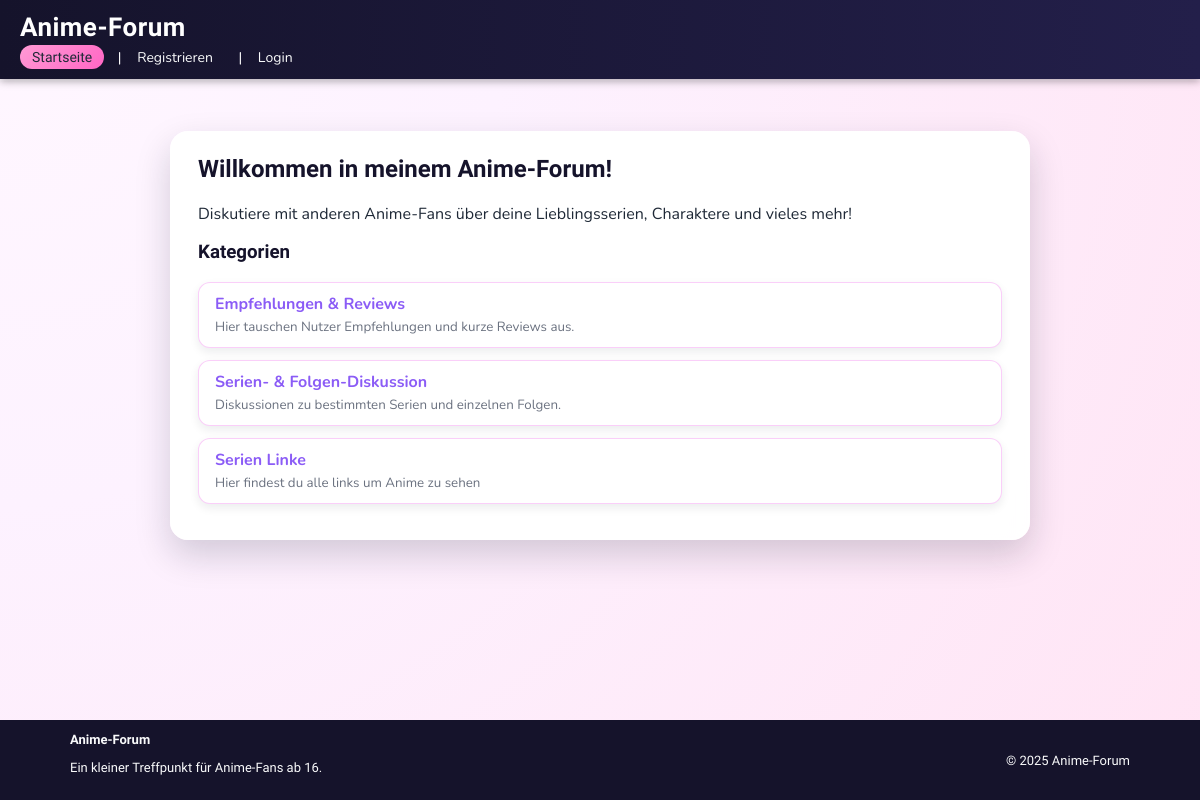
The page / on the database its author committed.
### tables this page shows
CREATE TABLE `kategorien` (
  `kategorie_id` int(11) NOT NULL,
  `name` varchar(100) NOT NULL,
  `beschreibung` varchar(255) DEFAULT NULL
);

### index.php (the view, shortened to what this page needs)
<?php
require_once 'db.php';
$sql = "SELECT kategorie_id, name, beschreibung FROM kategorien";
$ergebnis = $verbindung->query($sql);
?>
<?php require 'header.php'; ?>
<div class="page-box">
    <h2>Willkommen in meinem Anime-Forum!</h2>
    <p>Diskutiere mit anderen Anime-Fans über deine Lieblingsserien, Charaktere und vieles mehr!</p>
    <h3>Kategorien</h3>
    <ul>
        <?php if ($ergebnis && $ergebnis->num_rows > 0): ?>
            <?php while ($zeile = $ergebnis->fetch_assoc()): ?>
                <li>
                    <div class="card">
                        <a href="kategorie.php?id=<?php echo (int)$zeile['kategorie_id']; ?>">
                            <strong><?php echo htmlspecialchars($zeile['name']); ?></strong>
                        </a>
                        <br>
                        <small><?php echo htmlspecialchars($zeile['beschreibung']); ?></small>
                    </div>
                </li>
            <?php endwhile; ?>
        <?php else: ?>
            <li>Es sind noch keine Kategorien vorhanden.</li>
        <?php endif; ?>
    </ul>
</div>
<?php require 'footer.php'; ?>

### style.css (style rules this page uses)
:root { --bg-grad-1: #fdf2ff; --bg-grad-2: #ffe4f4; --color-header: #15132b; --color-text-main: #1f2937; --color-text-muted: #6b7280; --color-accent: #ff66c4; --color-accent-dark: #ff3b9a; --color-card-bg: #ffffff; --color-link: #8b5cf6; --color-link-hover: #4c1d95; }
* { box-sizing: border-box; }
html, body { height: 100%; }
body { font-family: "Nunito", system-ui, -apple-system, BlinkMacSystemFont, "Segoe UI", Arial, sans-serif; background: radial-gradient(circle at top left, #fff7ff 0, var(--bg-grad-1) 35%, var(--bg-grad-2) 100%); margin: 0; color: var(--color-text-main); min-height: 100vh; display: flex; flex-direction: column; }
a { color: var(--color-link); text-decoration: none; }
.page-box { background: rgba(255, 255, 255, 0.96); backdrop-filter: blur(6px); padding: 24px 28px; border-radius: 18px; box-shadow: 0 15px 35px rgba(15, 23, 42, 0.18); }
h2, h3, h4 { margin-top: 0; color: var(--color-header); font-family: "Mochiy Pop One", system-ui, sans-serif; }
ul { list-style-type: none; padding-left: 0; margin: 0; }
li { margin-bottom: 12px; }
.card { background: #ffffff; border-radius: 12px; padding: 10px 16px; box-shadow: 0 4px 10px rgba(15, 23, 42, 0.08); border: 1px solid rgba(248, 187, 247, 0.7); transition: transform 0.15s ease, box-shadow 0.15s ease, border-color 0.15s ease; }
.card small { color: var(--color-text-muted); }

### rows shown on the page
kategorien: name "Empfehlungen & Reviews", beschreibung "Hier tauschen Nutzer Empfehlungen und kurze Reviews aus."
kategorien: name "Serien- & Folgen-Diskussion", beschreibung "Diskussionen zu bestimmten Serien und einzelnen Folgen."
kategorien: name "Serien Linke", beschreibung "Hier findest du alle links um Anime zu sehen"
